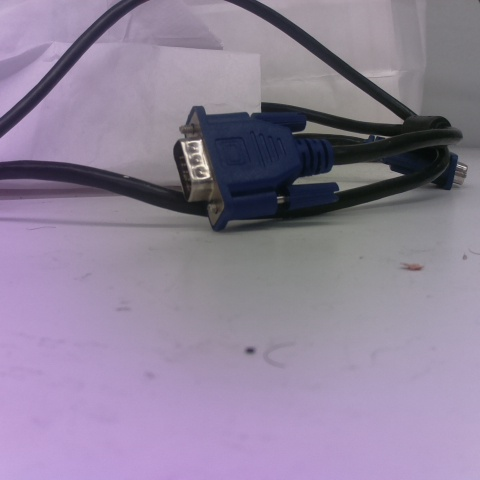
#> input picture LbR Work/5image.jpg, 480 x 480 px, found by its file name
$ python binary_image.py
#> lines starting #> are read from the running program, lines starting #| are printed output that depends on the picture; after the words box and inside, x2 and y2 are one past the last pixel; in counts of white or black regions, pixels touching at a corner belong together
import numpy as np
import cv2
from matplotlib import pyplot as plt

def binary_image_r(image_name,thre):
	#img_in = cv2.imread(image_dir)
	img = cv2.cvtColor(image_name.copy(),cv2.COLOR_BGR2GRAY)
	height,width = img.shape
	retval,mask_img = cv2.threshold(img, thre, 255, cv2.THRESH_BINARY)


	return mask_img

if __name__ == "__main__":
	img_in = cv2.imread('IF/5image.jpg',1)
#> img_in is the input picture: shape (480, 480, 3); mean B, G, R 153.1, 130.7, 142.7
	img = cv2.cvtColor(img_in.copy(),cv2.COLOR_BGR2GRAY)
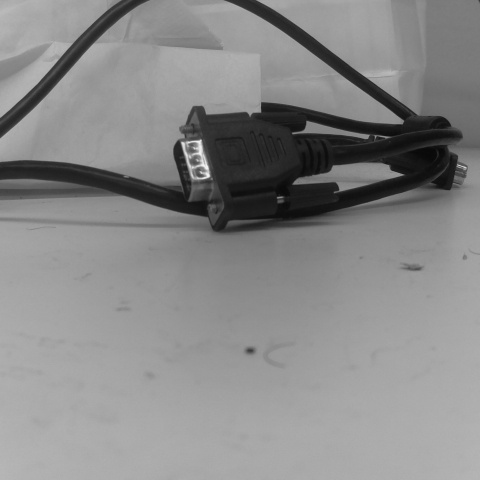
#> img: shape (480, 480); min 7, max 241, mean 136.9
	height, width= img.shape
#> height = 480; width = 480
	'''
	for line in range(height):
		for pixel in range(width):
			print((line,pixel,img[line,pixel]))
	'''

	img_out = binary_image_r(img_in,230)
#> in binary_image_r, `retval,mask_img = cv2.threshold(img, thre, 255, cv2.THRESH_BINARY)`:
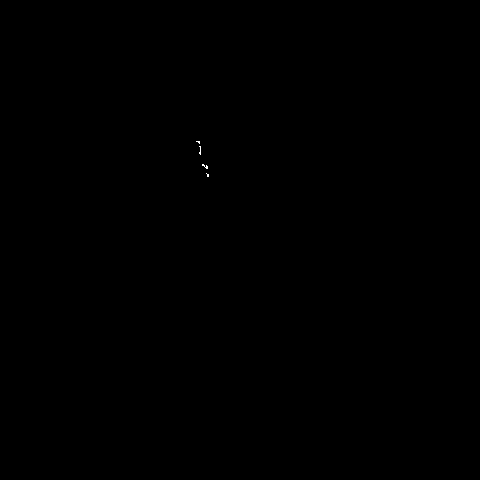
#> mask_img: shape (480, 480); 0.02% white in thin lines or dots, all inside (x1, y1, x2, y2) = (196, 141, 209, 177)
#> in binary_image_r, `retval,mask_img = cv2.threshold(img, thre, 255, cv2.THRESH_BINARY)`: retval = 230

	cv2.imshow('Grey image',img_out)
	cv2.waitKey(0)
	cv2.destroyAllWindows()
